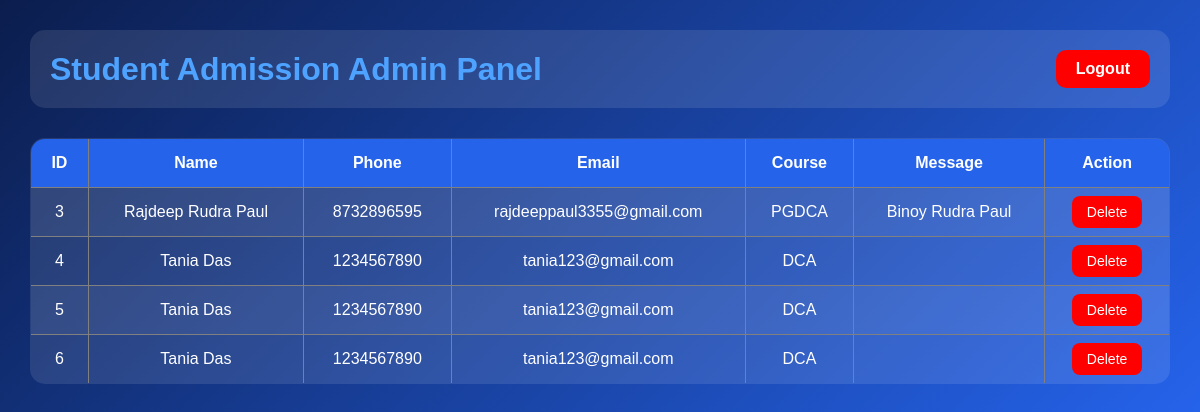
The page /admin (signed in) on the database as committed earlier.
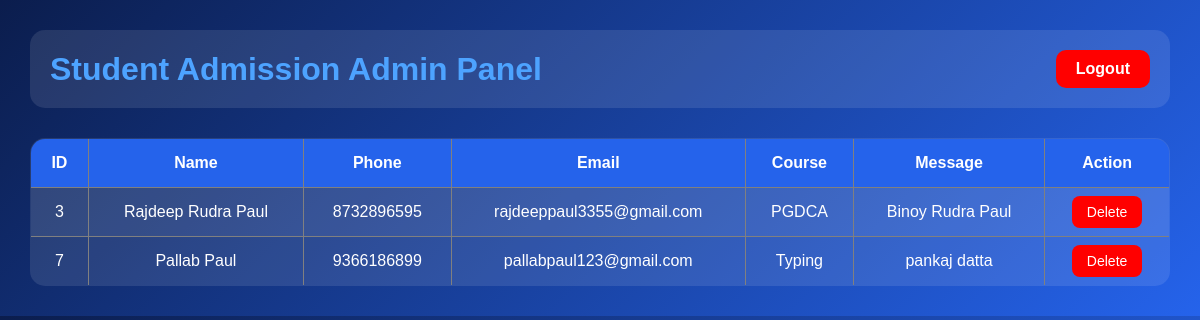
The same page on the database as committed later.
### tables this page shows
CREATE TABLE students (
    id INTEGER PRIMARY KEY AUTOINCREMENT,
    name TEXT,
    phone TEXT,
    email TEXT,
    course TEXT,
    message TEXT
);

### app.py (the view)
@app.route('/admin')
def admin():
    if 'admin_logged_in' not in session:
        return redirect('/admin-login')
    conn = sqlite3.connect('students.db')
    cursor = conn.cursor()
    cursor.execute("SELECT * FROM students")
    students = cursor.fetchall()
    conn.close()
    return render_template('admin.html', students=students)

### templates/admin.html (shortened to what this page needs)
<!DOCTYPE html>
<html lang="en">
<head>
</head>
<body>
<div class="container">
    <div class="top-bar">
        <h1>Student Admission Admin Panel</h1>
        <a href="/logout" class="logout-btn">Logout</a>
    </div>
    <table border="1">
        <tr>
            <th>ID</th>
            <th>Name</th>
            <th>Phone</th>
            <th>Email</th>
            <th>Course</th>
            <th>Message</th>
            <th>Action</th>
        </tr>
        {% for student in students %}
        <tr>
            <td>{{ student[0] }}</td>
            <td>{{ student[1] }}</td>
            <td>{{ student[2] }}</td>
            <td>{{ student[3] }}</td>
            <td>{{ student[4] }}</td>
            <td>{{ student[5] }}</td>
            <td>
                <a href="/delete/{{ student[0] }}" class="delete-btn">Delete</a>
            </td>
        </tr>
        {% endfor %}
    </table>
</div>
</body>
</html>

### templates/admin.html (style rules this page uses)
* { margin:0; padding:0; box-sizing:border-box; font-family:Arial,sans-serif; }
body { background:linear-gradient(135deg,#0b1d4d,#2563eb); padding:30px; color:white; }
.container { max-width:1200px; margin:auto; }
.top-bar { display:flex; justify-content:space-between; align-items:center; margin-bottom:30px; background:rgba(255,255,255,0.1); padding:20px; border-radius:15px; }
.top-bar h1 { color:#4da3ff; }
.logout-btn { text-decoration:none; background:red; color:white; padding:10px 20px; border-radius:10px; font-weight:bold; }
table { width:100%; border-collapse:collapse; background:rgba(255,255,255,0.1); border-radius:15px; overflow:hidden; }
th, td { padding:15px; text-align:center; }
th { background:#2563eb; }
tr:nth-child(even) { background:rgba(255,255,255,0.05); }
.delete-btn { background:red; color:white; padding:8px 15px; text-decoration:none; border-radius:8px; font-size:14px; }

Rows that differ between the two databases and show on the page:
removed students: id "4", name "Tania Das", phone "1234567890", email "tania123@gmail.com", course "DCA"
removed students: id "5", name "Tania Das", phone "1234567890", email "tania123@gmail.com", course "DCA"
removed students: id "6", name "Tania Das", phone "1234567890", email "tania123@gmail.com", course "DCA"
added students: id "7", name "Pallab Paul", phone "9366186899", email "pallabpaul123@gmail.com", course "Typing", message "pankaj datta"
